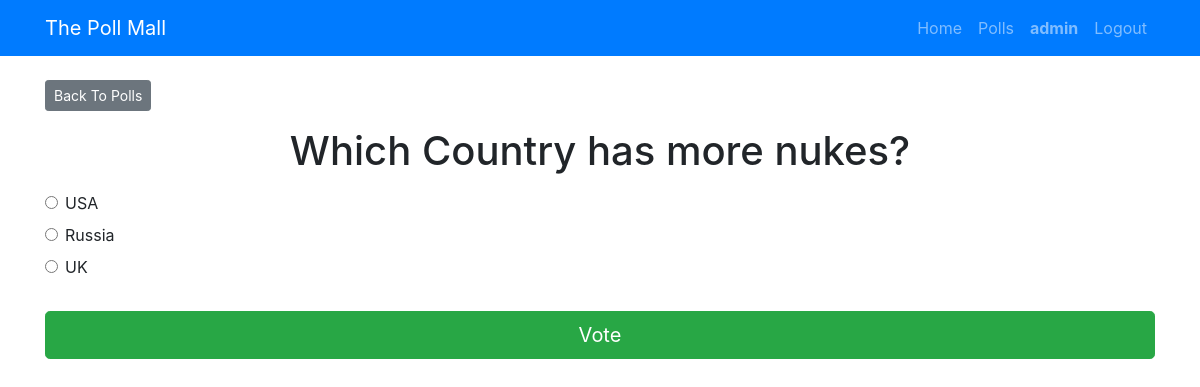
The app's page /polls/1/ (signed in), older data.
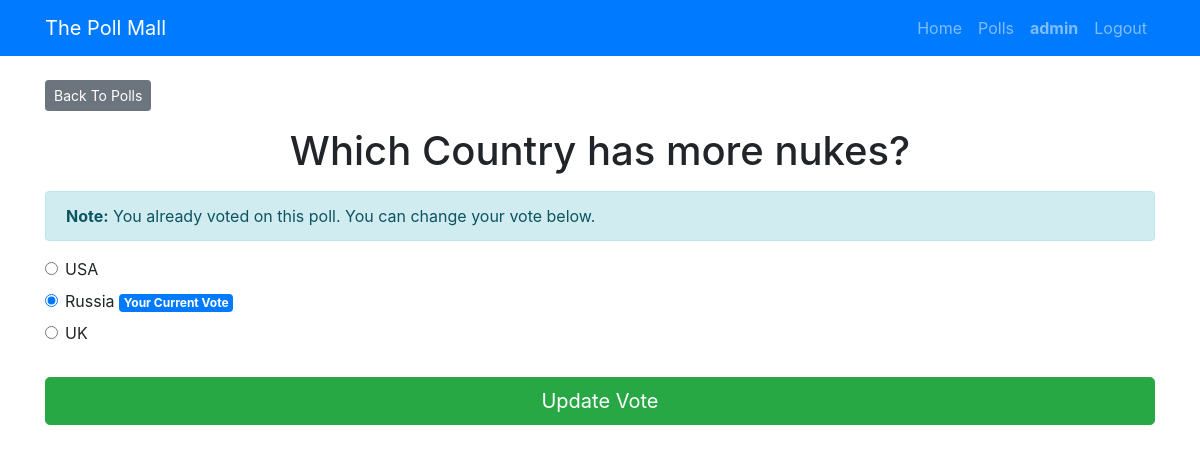
The same page, newer data.
### pollApp/models.py (models this page shows, shortened)
class Choice(models.Model):
    question = models.ForeignKey(Question, on_delete = models.CASCADE)
    choice_text = models.CharField(max_length = 200)
    votes = models.IntegerField(default=0)

class Vote(models.Model):
    user = models.ForeignKey(User, on_delete=models.CASCADE)
    choice = models.ForeignKey(Choice, on_delete=models.CASCADE)
    question = models.ForeignKey(Question, on_delete=models.CASCADE)
    voted_at = models.DateTimeField(auto_now_add=True)
    class Meta:
        unique_together = ('user', 'question')  # One vote per user per question
        ordering = ['-voted_at']

### pollApp/views.py (the view)
# urls.py: path('<int:question_id>/', views.detail, name='detail'),
def detail(request, question_id):
    question = get_object_or_404(Question, pk=question_id)
    user_vote = None
    if request.user.is_authenticated:
        try:
            user_vote = Vote.objects.get(user=request.user, question=question)
        except Vote.DoesNotExist:
            pass
    context = {
        'question': question,
        'user_vote': user_vote,
    }
    return render(request, 'polls/detail.html', context)

### templates/polls/detail.html (shortened to what this page needs)
{% extends 'base.html' %}
{% block content %}
<a class ="btn btn-secondary btn-sm mb-3" href ="{% url 'polls:index' %}">Back To Polls</a>
<h1 class ="text-center mb-3">{{ question.question_text }}</h1>
{% if user_vote %}
<div class="alert alert-info">
	<strong>Note:</strong> You already voted on this poll. You can change your vote below.
</div>
{% endif %}
<form action ="{% url 'polls:vote' question.id %}" method ="post">
	{% for choice in question.choice_set.all %}
	<div class ="form-check">
		<input type ="radio" name ="choice" class ="form-check-input" id ="choice{{ forloop.counter }}"
			value ="{{ choice.id }}"
			{% if user_vote and user_vote.choice.id == choice.id %}checked{% endif %} />
		<label for ="choice{{ forloop.counter }}">
			{{ choice.choice_text }}
			{% if user_vote and user_vote.choice.id == choice.id %}
				<span class="badge badge-primary">Your Current Vote</span>
			{% endif %}
		</label>
	</div>
	{% endfor %}
	<input type ="submit" value ="{% if user_vote %}Update Vote{% else %}Vote{% endif %}" class ="btn btn-success btn-lg btn-block mt-4 w-100" />
</form>
{% endblock %}

Row changes from the older to the newer data that the page shows:
changed Choice "Russia": choice "☐ Russia" → "☑ Russia Your Current Vote"; now shows "Your Current Vote"
Text that changed along with them:
form field if: "Vote" → "Update Vote"
text now shown: "Note: You already voted on this poll. You can change your vote below."
